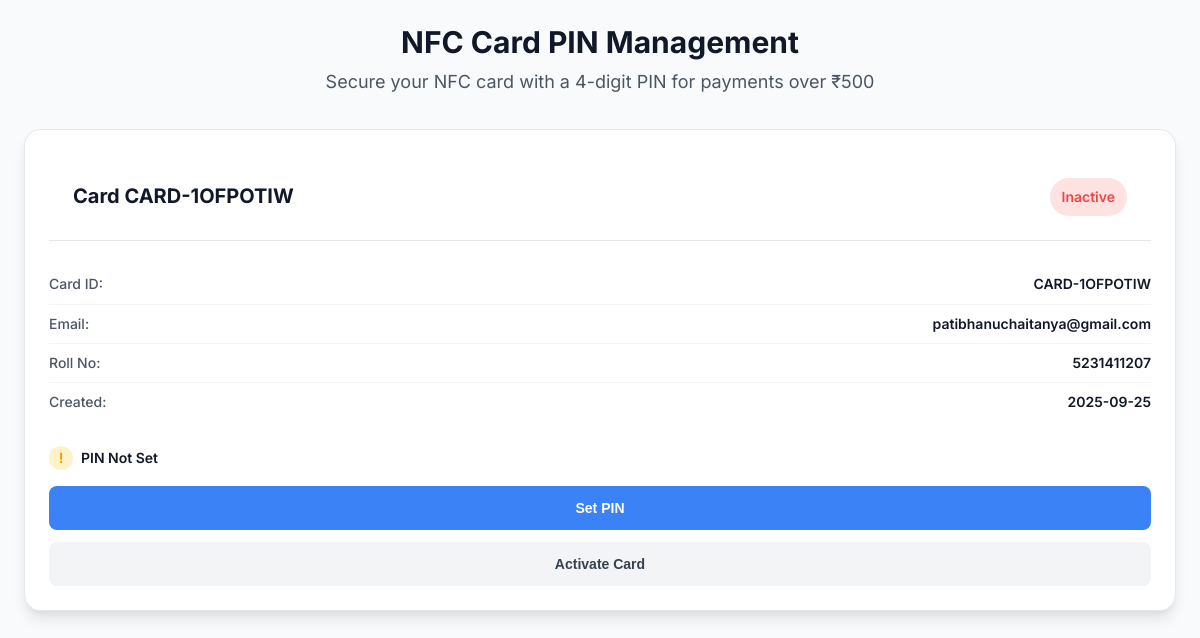
Page /nfc-pin-management (signed in) on the committed database.
### models.py (models this page shows, shortened)
class NfcCard(db.Model):
    __tablename__ = 'nfc_cards'
    id = db.Column(db.Integer, primary_key=True)
    card_id = db.Column(db.String(100), unique=True, nullable=False)
    username = db.Column(db.String(50), nullable=False)
    status = db.Column(db.String(20), default='active')  # active, inactive
    email = db.Column(db.String(120))
    roll_no = db.Column(db.String(50))
    pin = db.Column(db.String(4))  # 4-digit PIN for payments over 500 credits
    created_at = db.Column(db.DateTime, default=datetime.utcnow)
    updated_at = db.Column(db.DateTime, default=datetime.utcnow, onupdate=datetime.utcnow)

### app.py (the view)
@app.route('/nfc-pin-management')
def nfc_pin_management():
    if 'username' not in session:
        flash("Please login first")
        return redirect(url_for('login'))
    nfc_cards = db.session.execute(
        db.select(NfcCard).filter_by(username=session['username']).order_by(NfcCard.updated_at.desc())
    ).scalars().all()
    return render_template('nfc_pin_management.html', nfc_cards=nfc_cards)

### templates/nfc_pin_management.html (shortened to what this page needs)
<!DOCTYPE html>
<html lang="en">
<head>
    <link rel="stylesheet" href="{{ url_for('static', filename='style.css') }}">
    <link rel="stylesheet" href="{{ url_for('static', filename='mobile.css') }}">
</head>
<body>
    <div class="pin-container">
        <div class="pin-header">
            <h1 class="pin-title">NFC Card PIN Management</h1>
            <p class="pin-subtitle">Secure your NFC card with a 4-digit PIN for payments over ₹500</p>
        </div>
        <div class="pin-cards">
            {% for card in nfc_cards %}
            <div class="pin-card">
                <div class="card-header">
                    <h3 class="card-title">Card {{ card.card_id }}</h3>
                    <span class="card-status {{ card.status }}">
                        {{ card.status.title() }}
                    </span>
                </div>
                <div class="card-info">
                    <div class="info-row">
                        <span class="info-label">Card ID:</span>
                        <span class="info-value">{{ card.card_id }}</span>
                    </div>
                    <div class="info-row">
                        <span class="info-label">Email:</span>
                        <span class="info-value">{{ card.email or 'Not set' }}</span>
                    </div>
                    <div class="info-row">
                        <span class="info-label">Roll No:</span>
                        <span class="info-value">{{ card.roll_no or 'Not set' }}</span>
                    </div>
                    <div class="info-row">
                        <span class="info-label">Created:</span>
                        <span class="info-value">{{ card.created_at.strftime('%Y-%m-%d') if card.created_at else 'Unknown' }}</span>
                    </div>
                </div>
                <div class="pin-status">
                    <div class="pin-status-icon {{ 'set' if card.pin else 'not-set' }}">
                        {{ '✓' if card.pin else '!' }}
                    </div>
                    <span class="info-value">
                        PIN {{ 'Set' if card.pin else 'Not Set' }}
                    </span>
                </div>
                <div class="pin-actions">
                    {% if card.pin %}
                        <button class="pin-btn primary" onclick="openUpdatePinModal('{{ card.card_id }}')">
                            Update PIN
                        </button>
                        <button class="pin-btn secondary" onclick="verifyPin('{{ card.card_id }}')">
                            Verify PIN
                        </button>
                    {% else %}
                        <button class="pin-btn primary" onclick="openSetPinModal('{{ card.card_id }}')">
                            Set PIN
                        </button>
                    {% endif %}
                    <button class="pin-btn secondary" onclick="toggleCardStatus('{{ card.card_id }}')">
                        {{ 'Deactivate' if card.status == 'active' else 'Activate' }} Card
                    </button>
                </div>
            </div>
            {% endfor %}
        </div>
    </div>
</body>
</html>

### static/style.css (style rules this page uses)
:root { --primary-gradient: linear-gradient(135deg, #667eea 0%, #764ba2 100%); --secondary-gradient: linear-gradient(135deg, #f093fb 0%, #f5576c 100%); --success-gradient: linear-gradient(135deg, #4facfe 0%, #00f2fe 100%); --warning-gradient: linear-gradient(135deg, #fa709a 0%, #fee140 100%); --danger-gradient: linear-gradient(135deg, #ff9a9e 0%, #fecfef 100%); --white: #ffffff; --light-gray: #f8fafc; --gray-50: #f9fafb; --gray-100: #f3f4f6; --gray-200: #e5e7eb; --gray-300: #d1d5db; --gray-400: #9ca3af; --gray-500: #6b7280; --gray-600: #4b5563; --gray-700: #374151; --gray-800: #1f2937; --gray-900: #111827; --dark: #0f172a; --primary: #3b82f6; --primary-hover: #2563eb; --primary-light: #dbeafe; --success: #10b981; --success-hover: #059669; --success-light: #d1fae5; --warning: #f59e0b; --warning-hover: #d97706; --warning-light: #fef3c7; --danger: #ef4444; --danger-hover: #dc2626; --danger-light: #fee2e2; --info: #06b6d4; --info-hover: #0891b2; --info-light: #cffafe; --shadow-xs: 0 1px 2px 0 rgba(0, 0, 0, 0.05); --shadow-sm: 0 1px 3px 0 rgba(0, 0, 0, 0.1), 0 1px 2px 0 rgba(0, 0, 0, 0.06); --shadow-md: 0 4px 6px -1px rgba(0, 0, 0, 0.1), 0 2px 4px -1px rgba(0, 0, 0, 0.06); --shadow-lg: 0 10px 15px -3px rgba(0, 0, 0, 0.1), 0 4px 6px -2px rgba(0, 0, 0, 0.05); --shadow-xl: 0 20px 25px -5px rgba(0, 0, 0, 0.1), 0 10px 10px -5px rgba(0, 0, 0, 0.04); --shadow-2xl: 0 25px 50px -12px rgba(0, 0, 0, 0.25); --shadow-inner: inset 0 2px 4px 0 rgba(0, 0, 0, 0.06); --radius-none: 0; --radius-sm: 0.25rem; --radius-md: 0.375rem; --radius-lg: 0.5rem; --radius-xl: 0.75rem; --radius-2xl: 1rem; --radius-3xl: 1.5rem; --radius-full: 9999px; --space-0: 0; --space-px: 1px; --space-0-5: 0.125rem; --space-1: 0.25rem; --space-1-5: 0.375rem; --space-2: 0.5rem; --space-2-5: 0.625rem; --space-3: 0.75rem; --space-3-5: 0.875rem; --space-4: 1rem; --space-5: 1.25rem; --space-6: 1.5rem; --space-7: 1.75rem; --space-8: 2rem; --space-9: 2.25rem; --space-10: 2.5rem; --space-11: 2.75rem; --space-12: 3rem; --space-14: 3.5rem; --space-16: 4rem; --space-20: 5rem; --space-24: 6rem; --space-28: 7rem; --space-32: 8rem; --font-family: 'Inter', -apple-system, BlinkMacSystemFont, 'Segoe UI', Roboto, 'Helvetica Neue', Arial, sans-serif; --font-size-xs: 0.75rem; --font-size-sm: 0.875rem; --font-size-base: 1rem; --font-size-lg: 1.125rem; --font-size-xl: 1.25rem; --font-size-2xl: 1.5rem; --font-size-3xl: 1.875rem; --font-size-4xl: 2.25rem; --font-size-5xl: 3rem; --font-size-6xl: 3.75rem; --font-size-7xl: 4.5rem; --font-size-8xl: 6rem; --font-size-9xl: 8rem; --font-thin: 100; --font-extralight: 200; --font-light: 300; --font-normal: 400; --font-medium: 500; --font-semibold: 600; --font-bold: 700; --font-extrabold: 800; --font-black: 900; --leading-none: 1; --leading-tight: 1.25; --leading-snug: 1.375; --leading-normal: 1.5; --leading-relaxed: 1.625; --leading-loose: 2; --tracking-tighter: -0.05em; --tracking-tight: -0.025em; --tracking-normal: 0em; --tracking-wide: 0.025em; --tracking-wider: 0.05em; --tracking-widest: 0.1em; --transition-none: none; --transition-all: all 150ms cubic-bezier(0.4, 0, 0.2, 1); --transition-fast: 150ms cubic-bezier(0.4, 0, 0.2, 1); --transition-normal: 300ms cubic-bezier(0.4, 0, 0.2, 1); --transition-slow: 500ms cubic-bezier(0.4, 0, 0.2, 1); --transition-slower: 700ms cubic-bezier(0.4, 0, 0.2, 1); --z-0: 0; --z-10: 10; --z-20: 20; --z-30: 30; --z-40: 40; --z-50: 50; --z-auto: auto; --breakpoint-sm: 640px; --breakpoint-md: 768px; --breakpoint-lg: 1024px; --breakpoint-xl: 1280px; --breakpoint-2xl: 1536px; }
* { margin: 0; padding: 0; box-sizing: border-box; }
*::before, *::after { box-sizing: border-box; }
html { scroll-behavior: smooth; }
body { font-family: var(--font-family); font-size: var(--font-size-base); line-height: 1.6; color: var(--gray-800); background: var(--light-gray); -webkit-font-smoothing: antialiased; -moz-osx-font-smoothing: grayscale; }
h1, h2, h3, h4, h5, h6 { font-weight: 600; line-height: 1.2; color: var(--gray-900); margin-bottom: var(--space-4); }
h1 { font-size: var(--font-size-4xl); }
h3 { font-size: var(--font-size-2xl); }
p { margin-bottom: var(--space-4); color: var(--gray-700); }
.card-header { padding: var(--space-6); border-bottom: 1px solid var(--gray-200); }
.card-title { font-size: var(--font-size-xl); color: var(--gray-900); margin-bottom: var(--space-3); font-weight: var(--font-semibold); line-height: var(--leading-tight); }

### rows in the picture
NfcCard: card_id "CARD-1OFPOTIW", status "Inactive", email "patibhanuchaitanya@gmail.com", roll_no "5231411207", created_at "2025-09-25", pin "!", pin "Not Set", status "Activate"
